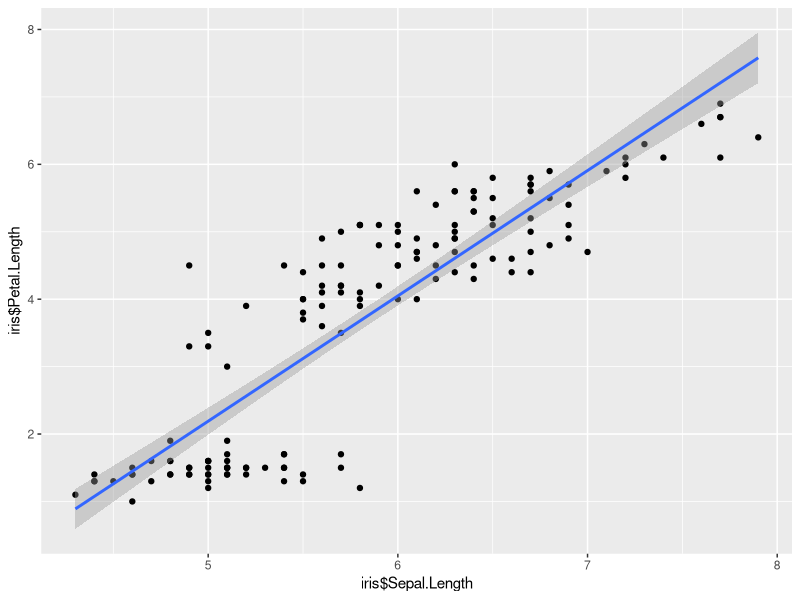
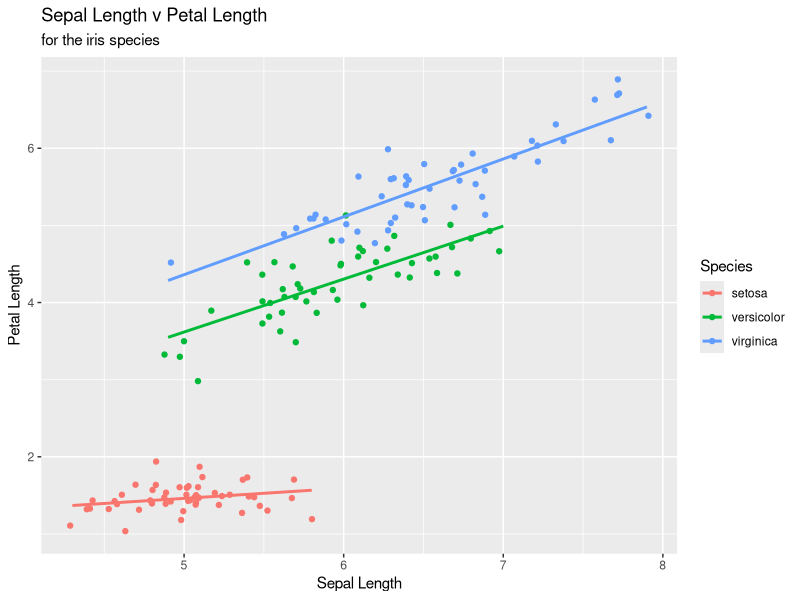
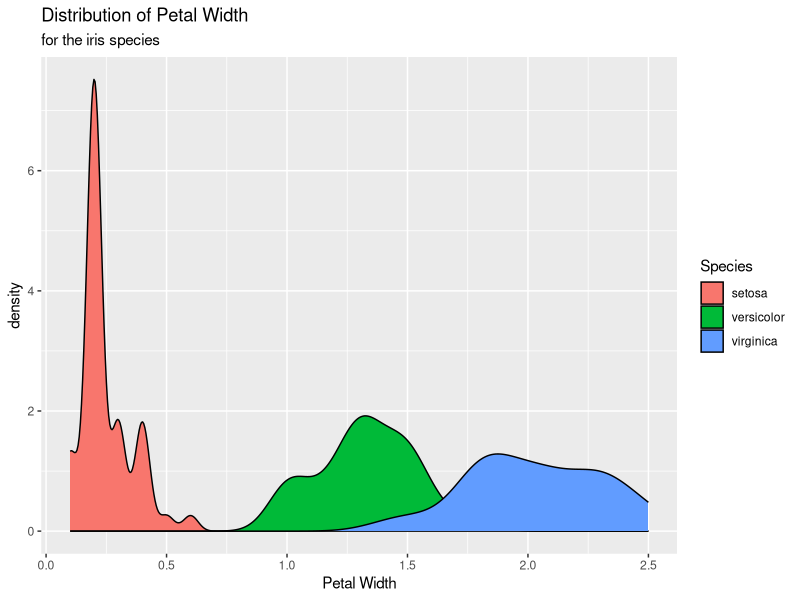
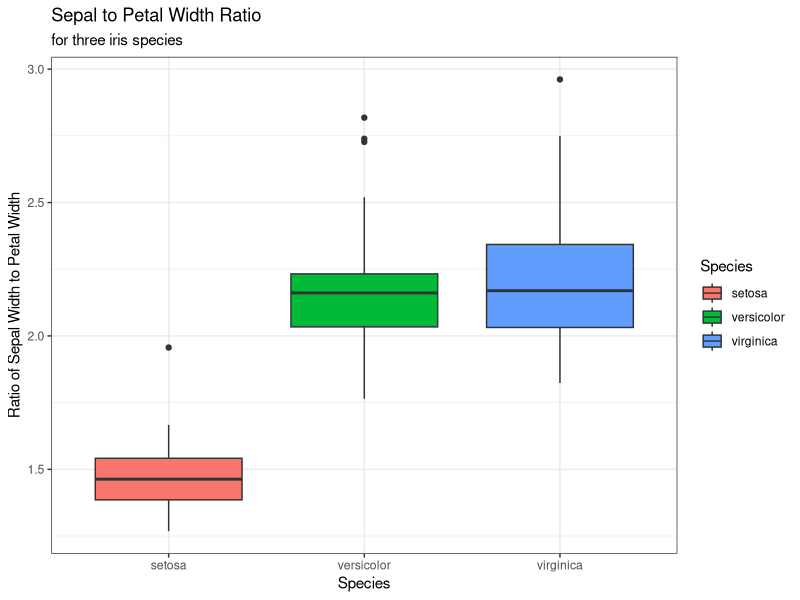

Reproduce these figures in R, in order. (Note: this script raises an error after producing the figures.)
library(tidyverse)
library(ggplot2)

data("iris")

##1.  Load the "iris" data set ####
##2.  Duplicate the following 3 figures (on next 3 pages) and save them in your Assignment_5 directory as "iris_fig1.png", "iris_fig2.png", "iris_fig3.png", respectively.

##1 = scatter
##2 = density plot
##3 = boxplot
##4 = diverging bars


ggplot(iris, aes(x=iris$Sepal.Length, y=iris$Petal.Length)) + geom_point() +
 geom_smooth(method = "lm")

 ##ggplot(iris, aes(x=iris$Sepal.Length, y=iris$Petal.Length + 
  ##geom_point(aes(color=iris$Species),size=3) + 
  ##geom_smooth(method="lm",color="firebrick") + 
   
   
  ##labs(title="Area Vs Population", subtitle="From midwest dataset", color = "State",
    ##   y="log10 Population", x="Area (proportion of max)", caption="Midwest Demographics") +
  ##theme_minimal() +
    
    
  #1. 
  a <-  ggplot(iris, aes(iris$Sepal.Length, iris$Petal.Length)) 
  
  a + geom_jitter(aes(col=iris$Species)) + 
    geom_smooth(aes(col=iris$Species), method="lm", se=F)  +
    labs(title="Sepal Length v Petal Length", subtitle="for the iris species", color = "Species",
         y="Petal Length", x="Sepal Length")
    
   
  #2.
  b <- ggplot(iris, aes(iris$Petal.Width))
  
  b + geom_density(aes(fill=factor(iris$Species))) + 
    labs(title="Distribution of Petal Width", 
         subtitle="for the iris species",
         x="Petal Width",
         fill="Species")
  
  
  #3.
 
  
  
  ggplot(iris, aes(y=iris$Sepal.Length/iris$Sepal.Width, x=iris$Species, fill = iris$Species)) + geom_boxplot() +
    theme_bw() +
   labs(title = "Sepal to Petal Width Ratio",
              subtitle = "for three iris species",
                x = "Species",
                y= "Ratio of Sepal Width to Petal Width",
                fill = "Species")
               
  #4 Diverging Bars
  
  ggplot(iris, aes(x='Distance from the mean', y=Species, label=Species)) + 
    geom_bar(stat='identity', aes(fill = Species), width=.5)  + coord
    scale_fill_manual(name="Species", 
                      labels = c("Above Average", "Below Average"), 
                     values = c("above"="#00ba38", "below"="#f8766d")) + 
    labs(subtitle="Mean", 
         title= "Diverging Bars") + 
    coord_flip()
  
    devianceSep <- iris$Sepal.Length - mean(iris$Sepal.Length)
  
    
    ggplot(data = iris,
           aes(x = iris$Species, y = devianceSep,
               fill = iris$Species))+
      geom_bar(stat = "identity") +
      coord_flip() +
   
    
      labs(x = "Distance from the Mean",
           title = "Sepal length deviation from the mean of observations",
           subtitles = "")+
      theme_minimal()+
      guides(fill = FALSE)
    
    
    # find decreasing order of deviancesep
    devorder = as.character(order(devianceSep,decreasing = TRUE))
    
    iris$Species
    ggplot(iris, aes(y=devianceSep, x=1:nrow(iris), label=Species)) + 
      geom_bar(stat='identity', width=.5,position = "dodge")  +
      # scale_fill_manual(name="Species", 
      #                   labels = iris@Species, 
      #                   values = c("above"="#00ba38", "below"="#f8766d", "#FF9900")) + 
      labs(subtitle="whatever", 
           title= "Diverging Bars")+
      scale_y_discrete(breaks = as.numeric(devorder)) +
      coord_flip()
    
    
    ggplot(iris, aes(x= 'deviationSep', y=iris$Species, label=iris$Species)) + 
      geom_bar(stat='identity', aes(fill=iris$Species), width=.5)  +
     # scale_fill_manual(name="Species", 
      #                  labels = c("Above Average", "Below Average"), 
       #                 values = c("above"="#00ba38", "below"="#f8766d", "#FF9900")) + 
      labs(subtitle="whatever", 
           title= "Diverging Bars") + 
      coord_flip()
    
   
  ##scale_color_manual(values=pal)







##3.  Keep in mind that by default, I make most of my figures with theme_minimal() 
##4.  Read through the different plot types on this website 

##<http://r-statistics.co/Top50-Ggplot2-Visualizations-MasterList-R-Code.html> 
  
##  and use the info to reproduce the fourth figure below. Save it as "iris_fig4.png"
##This last task requires you to use the internet to solve a tricky R task.  This is the most important skill you can learn in this course!
##  You'll probably have to figure out some functions you've not seen before and reconfigure them to the iris data.
